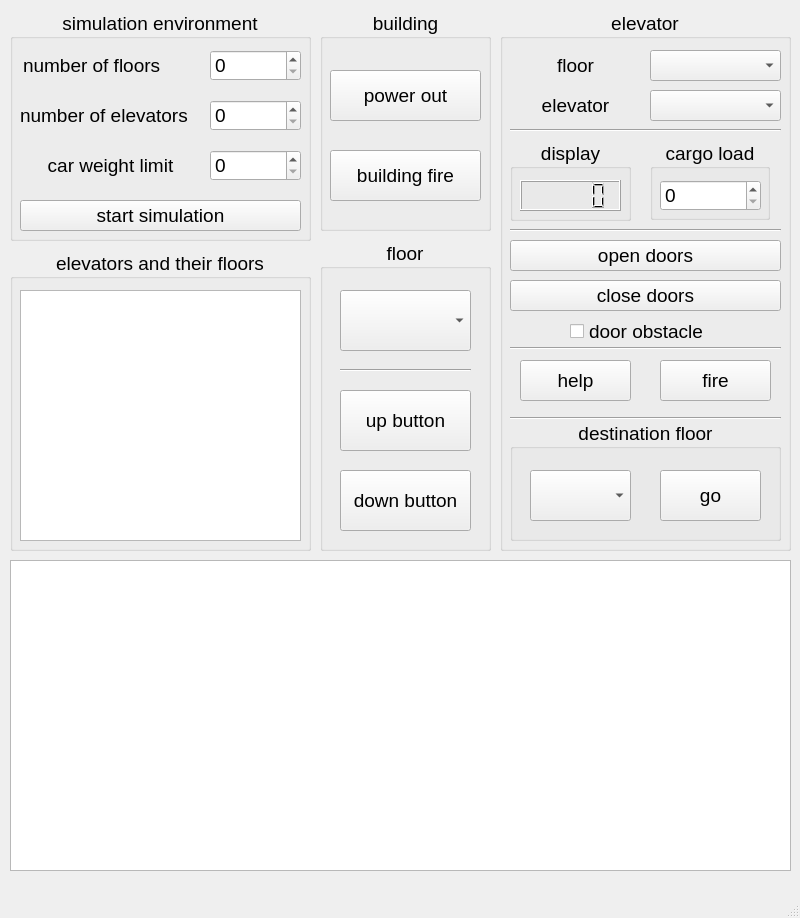
<?xml version="1.0" encoding="UTF-8"?>
<ui version="4.0">
 <class>MainWindow</class>
 <widget class="QMainWindow" name="MainWindow">
  <property name="geometry">
   <rect>
    <x>0</x>
    <y>0</y>
    <width>800</width>
    <height>918</height>
   </rect>
  </property>
  <property name="windowTitle">
   <string>MainWindow</string>
  </property>
  <widget class="QWidget" name="centralwidget">
   <widget class="QGroupBox" name="groupBox">
    <property name="geometry">
     <rect>
      <x>320</x>
      <y>240</y>
      <width>171</width>
      <height>311</height>
     </rect>
    </property>
    <property name="font">
     <font>
      <pointsize>14</pointsize>
     </font>
    </property>
    <property name="cursor">
     <cursorShape>ArrowCursor</cursorShape>
    </property>
    <property name="layoutDirection">
     <enum>Qt::LeftToRight</enum>
    </property>
    <property name="title">
     <string>floor</string>
    </property>
    <property name="alignment">
     <set>Qt::AlignCenter</set>
    </property>
    <widget class="QComboBox" name="floorSelectionComboBox">
     <property name="geometry">
      <rect>
       <x>20</x>
       <y>50</y>
       <width>131</width>
       <height>61</height>
      </rect>
     </property>
     <property name="cursor">
      <cursorShape>PointingHandCursor</cursorShape>
     </property>
    </widget>
    <widget class="QPushButton" name="floorUpButton">
     <property name="geometry">
      <rect>
       <x>20</x>
       <y>150</y>
       <width>131</width>
       <height>61</height>
      </rect>
     </property>
     <property name="cursor">
      <cursorShape>PointingHandCursor</cursorShape>
     </property>
     <property name="text">
      <string>up button</string>
     </property>
    </widget>
    <widget class="QPushButton" name="floorDownButton">
     <property name="geometry">
      <rect>
       <x>20</x>
       <y>230</y>
       <width>131</width>
       <height>61</height>
      </rect>
     </property>
     <property name="cursor">
      <cursorShape>PointingHandCursor</cursorShape>
     </property>
     <property name="text">
      <string>down button</string>
     </property>
    </widget>
    <widget class="Line" name="line">
     <property name="geometry">
      <rect>
       <x>20</x>
       <y>120</y>
       <width>131</width>
       <height>20</height>
      </rect>
     </property>
     <property name="orientation">
      <enum>Qt::Horizontal</enum>
     </property>
    </widget>
   </widget>
   <widget class="QGroupBox" name="groupBox_2">
    <property name="geometry">
     <rect>
      <x>500</x>
      <y>10</y>
      <width>291</width>
      <height>541</height>
     </rect>
    </property>
    <property name="font">
     <font>
      <pointsize>14</pointsize>
     </font>
    </property>
    <property name="title">
     <string>elevator</string>
    </property>
    <property name="alignment">
     <set>Qt::AlignCenter</set>
    </property>
    <widget class="QGroupBox" name="groupBox_3">
     <property name="geometry">
      <rect>
       <x>10</x>
       <y>130</y>
       <width>121</width>
       <height>81</height>
      </rect>
     </property>
     <property name="title">
      <string>display</string>
     </property>
     <property name="alignment">
      <set>Qt::AlignCenter</set>
     </property>
     <widget class="QLCDNumber" name="elevatorDisplay">
      <property name="geometry">
       <rect>
        <x>10</x>
        <y>40</y>
        <width>101</width>
        <height>31</height>
       </rect>
      </property>
     </widget>
    </widget>
    <widget class="QComboBox" name="elevatorSelectionComboBox">
     <property name="geometry">
      <rect>
       <x>150</x>
       <y>80</y>
       <width>131</width>
       <height>31</height>
      </rect>
     </property>
    </widget>
    <widget class="QComboBox" name="elevatorFloorSelectionComboBox">
     <property name="geometry">
      <rect>
       <x>150</x>
       <y>40</y>
       <width>131</width>
       <height>31</height>
      </rect>
     </property>
    </widget>
    <widget class="QLabel" name="label">
     <property name="geometry">
      <rect>
       <x>10</x>
       <y>40</y>
       <width>131</width>
       <height>31</height>
      </rect>
     </property>
     <property name="text">
      <string>floor</string>
     </property>
     <property name="alignment">
      <set>Qt::AlignCenter</set>
     </property>
    </widget>
    <widget class="QLabel" name="label_2">
     <property name="geometry">
      <rect>
       <x>10</x>
       <y>80</y>
       <width>131</width>
       <height>31</height>
      </rect>
     </property>
     <property name="text">
      <string>elevator</string>
     </property>
     <property name="alignment">
      <set>Qt::AlignCenter</set>
     </property>
    </widget>
    <widget class="Line" name="line_2">
     <property name="geometry">
      <rect>
       <x>10</x>
       <y>110</y>
       <width>271</width>
       <height>20</height>
      </rect>
     </property>
     <property name="orientation">
      <enum>Qt::Horizontal</enum>
     </property>
    </widget>
    <widget class="Line" name="line_3">
     <property name="geometry">
      <rect>
       <x>10</x>
       <y>210</y>
       <width>271</width>
       <height>20</height>
      </rect>
     </property>
     <property name="orientation">
      <enum>Qt::Horizontal</enum>
     </property>
    </widget>
    <widget class="QPushButton" name="elevatorHelpButton">
     <property name="geometry">
      <rect>
       <x>20</x>
       <y>350</y>
       <width>111</width>
       <height>41</height>
      </rect>
     </property>
     <property name="text">
      <string>help</string>
     </property>
    </widget>
    <widget class="QPushButton" name="openDoorButton">
     <property name="geometry">
      <rect>
       <x>10</x>
       <y>230</y>
       <width>271</width>
       <height>31</height>
      </rect>
     </property>
     <property name="text">
      <string>open doors</string>
     </property>
    </widget>
    <widget class="QPushButton" name="closeDoorButton">
     <property name="geometry">
      <rect>
       <x>10</x>
       <y>270</y>
       <width>271</width>
       <height>31</height>
      </rect>
     </property>
     <property name="text">
      <string>close doors</string>
     </property>
    </widget>
    <widget class="QPushButton" name="elevatorFireButton">
     <property name="geometry">
      <rect>
       <x>160</x>
       <y>350</y>
       <width>111</width>
       <height>41</height>
      </rect>
     </property>
     <property name="text">
      <string>fire</string>
     </property>
    </widget>
    <widget class="Line" name="line_5">
     <property name="geometry">
      <rect>
       <x>10</x>
       <y>330</y>
       <width>271</width>
       <height>16</height>
      </rect>
     </property>
     <property name="orientation">
      <enum>Qt::Horizontal</enum>
     </property>
    </widget>
    <widget class="Line" name="line_6">
     <property name="geometry">
      <rect>
       <x>10</x>
       <y>400</y>
       <width>271</width>
       <height>16</height>
      </rect>
     </property>
     <property name="orientation">
      <enum>Qt::Horizontal</enum>
     </property>
    </widget>
    <widget class="QCheckBox" name="doorObstacleCheckBox">
     <property name="geometry">
      <rect>
       <x>70</x>
       <y>310</y>
       <width>151</width>
       <height>23</height>
      </rect>
     </property>
     <property name="font">
      <font>
       <pointsize>14</pointsize>
      </font>
     </property>
     <property name="styleSheet">
      <string notr="true"/>
     </property>
     <property name="text">
      <string>door obstacle</string>
     </property>
    </widget>
    <widget class="QGroupBox" name="groupBox_6">
     <property name="geometry">
      <rect>
       <x>10</x>
       <y>410</y>
       <width>271</width>
       <height>121</height>
      </rect>
     </property>
     <property name="title">
      <string>destination floor</string>
     </property>
     <property name="alignment">
      <set>Qt::AlignCenter</set>
     </property>
     <widget class="QComboBox" name="elevatorDestinationFloorComboBox">
      <property name="geometry">
       <rect>
        <x>20</x>
        <y>50</y>
        <width>101</width>
        <height>51</height>
       </rect>
      </property>
     </widget>
     <widget class="QPushButton" name="goToDestinationFloorButton">
      <property name="geometry">
       <rect>
        <x>150</x>
        <y>50</y>
        <width>101</width>
        <height>51</height>
       </rect>
      </property>
      <property name="text">
       <string>go</string>
      </property>
     </widget>
    </widget>
    <widget class="QGroupBox" name="groupBox_5">
     <property name="geometry">
      <rect>
       <x>150</x>
       <y>130</y>
       <width>120</width>
       <height>80</height>
      </rect>
     </property>
     <property name="title">
      <string>cargo load</string>
     </property>
     <property name="alignment">
      <set>Qt::AlignCenter</set>
     </property>
     <widget class="QSpinBox" name="elevatorCargoLoadSpinBox">
      <property name="geometry">
       <rect>
        <x>10</x>
        <y>40</y>
        <width>101</width>
        <height>31</height>
       </rect>
      </property>
     </widget>
    </widget>
   </widget>
   <widget class="QGroupBox" name="groupBox_4">
    <property name="geometry">
     <rect>
      <x>10</x>
      <y>10</y>
      <width>301</width>
      <height>231</height>
     </rect>
    </property>
    <property name="font">
     <font>
      <pointsize>14</pointsize>
     </font>
    </property>
    <property name="title">
     <string>simulation environment</string>
    </property>
    <property name="alignment">
     <set>Qt::AlignCenter</set>
    </property>
    <widget class="QSpinBox" name="numberOfFloorsSpinBox">
     <property name="geometry">
      <rect>
       <x>200</x>
       <y>40</y>
       <width>91</width>
       <height>31</height>
      </rect>
     </property>
    </widget>
    <widget class="QLabel" name="label_3">
     <property name="geometry">
      <rect>
       <x>13</x>
       <y>40</y>
       <width>181</width>
       <height>31</height>
      </rect>
     </property>
     <property name="text">
      <string>number of floors</string>
     </property>
    </widget>
    <widget class="QSpinBox" name="numberOfElevatorsSpinBox">
     <property name="geometry">
      <rect>
       <x>200</x>
       <y>90</y>
       <width>91</width>
       <height>31</height>
      </rect>
     </property>
    </widget>
    <widget class="QLabel" name="label_4">
     <property name="geometry">
      <rect>
       <x>10</x>
       <y>90</y>
       <width>181</width>
       <height>31</height>
      </rect>
     </property>
     <property name="font">
      <font>
       <pointsize>14</pointsize>
      </font>
     </property>
     <property name="text">
      <string>number of elevators</string>
     </property>
    </widget>
    <widget class="QPushButton" name="startSimulationButton">
     <property name="geometry">
      <rect>
       <x>10</x>
       <y>190</y>
       <width>281</width>
       <height>31</height>
      </rect>
     </property>
     <property name="text">
      <string>start simulation</string>
     </property>
    </widget>
    <widget class="QSpinBox" name="elevatorCarWeightLimitSpinBox">
     <property name="geometry">
      <rect>
       <x>200</x>
       <y>140</y>
       <width>91</width>
       <height>31</height>
      </rect>
     </property>
    </widget>
    <widget class="QLabel" name="label_5">
     <property name="geometry">
      <rect>
       <x>10</x>
       <y>140</y>
       <width>181</width>
       <height>31</height>
      </rect>
     </property>
     <property name="text">
      <string>car weight limit</string>
     </property>
     <property name="alignment">
      <set>Qt::AlignCenter</set>
     </property>
    </widget>
   </widget>
   <widget class="QGroupBox" name="groupBox_8">
    <property name="geometry">
     <rect>
      <x>10</x>
      <y>250</y>
      <width>301</width>
      <height>301</height>
     </rect>
    </property>
    <property name="font">
     <font>
      <pointsize>14</pointsize>
     </font>
    </property>
    <property name="title">
     <string>elevators and their floors</string>
    </property>
    <property name="alignment">
     <set>Qt::AlignCenter</set>
    </property>
    <widget class="QTextEdit" name="elevatorListTextEdit">
     <property name="geometry">
      <rect>
       <x>10</x>
       <y>40</y>
       <width>281</width>
       <height>251</height>
      </rect>
     </property>
    </widget>
   </widget>
   <widget class="QTextEdit" name="outputTextEdit">
    <property name="geometry">
     <rect>
      <x>10</x>
      <y>560</y>
      <width>781</width>
      <height>311</height>
     </rect>
    </property>
   </widget>
   <widget class="QGroupBox" name="groupBox_9">
    <property name="geometry">
     <rect>
      <x>320</x>
      <y>10</y>
      <width>171</width>
      <height>221</height>
     </rect>
    </property>
    <property name="font">
     <font>
      <pointsize>14</pointsize>
     </font>
    </property>
    <property name="title">
     <string>building</string>
    </property>
    <property name="alignment">
     <set>Qt::AlignCenter</set>
    </property>
    <widget class="QPushButton" name="buildingPowerOutButton">
     <property name="geometry">
      <rect>
       <x>10</x>
       <y>60</y>
       <width>151</width>
       <height>51</height>
      </rect>
     </property>
     <property name="text">
      <string>power out</string>
     </property>
    </widget>
    <widget class="QPushButton" name="buildingFireButton">
     <property name="geometry">
      <rect>
       <x>10</x>
       <y>140</y>
       <width>151</width>
       <height>51</height>
      </rect>
     </property>
     <property name="text">
      <string>building fire</string>
     </property>
    </widget>
   </widget>
  </widget>
  <widget class="QStatusBar" name="statusbar"/>
 </widget>
 <resources/>
 <connections/>
</ui>
